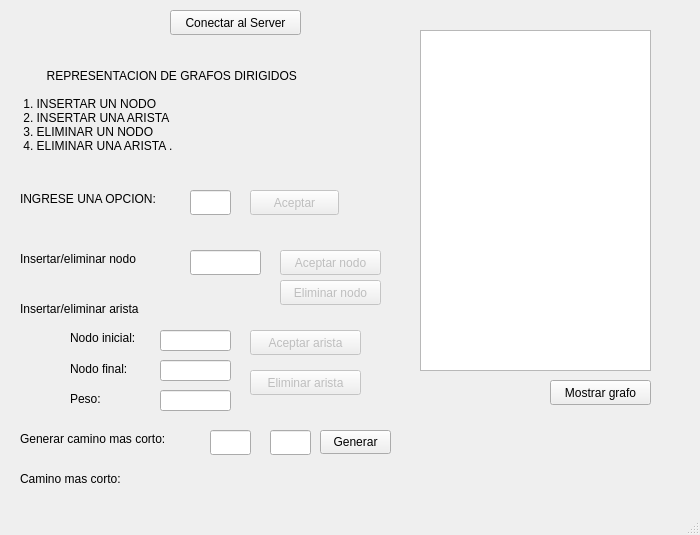
<?xml version="1.0" encoding="UTF-8"?>
<ui version="4.0">
 <class>MainWindow</class>
 <widget class="QMainWindow" name="MainWindow">
  <property name="enabled">
   <bool>true</bool>
  </property>
  <property name="geometry">
   <rect>
    <x>0</x>
    <y>0</y>
    <width>700</width>
    <height>535</height>
   </rect>
  </property>
  <property name="windowTitle">
   <string>Grafos</string>
  </property>
  <widget class="QWidget" name="centralwidget">
   <widget class="QLabel" name="label">
    <property name="geometry">
     <rect>
      <x>20</x>
      <y>40</y>
      <width>321</width>
      <height>141</height>
     </rect>
    </property>
    <property name="text">
     <string>        REPRESENTACION DE GRAFOS DIRIGIDOS

 1. INSERTAR UN NODO                 
 2. INSERTAR UNA ARISTA              
 3. ELIMINAR UN NODO                 
 4. ELIMINAR UNA ARISTA .</string>
    </property>
   </widget>
   <widget class="QLineEdit" name="lineEdit">
    <property name="geometry">
     <rect>
      <x>190</x>
      <y>190</y>
      <width>41</width>
      <height>25</height>
     </rect>
    </property>
   </widget>
   <widget class="QLabel" name="label_2">
    <property name="geometry">
     <rect>
      <x>20</x>
      <y>190</y>
      <width>161</width>
      <height>17</height>
     </rect>
    </property>
    <property name="text">
     <string>INGRESE UNA OPCION:</string>
    </property>
   </widget>
   <widget class="QPushButton" name="aceptar">
    <property name="enabled">
     <bool>false</bool>
    </property>
    <property name="geometry">
     <rect>
      <x>250</x>
      <y>190</y>
      <width>89</width>
      <height>25</height>
     </rect>
    </property>
    <property name="text">
     <string>Aceptar</string>
    </property>
   </widget>
   <widget class="QLabel" name="label_3">
    <property name="geometry">
     <rect>
      <x>20</x>
      <y>250</y>
      <width>151</width>
      <height>17</height>
     </rect>
    </property>
    <property name="text">
     <string>Insertar/eliminar nodo</string>
    </property>
   </widget>
   <widget class="QLineEdit" name="lineEdit_2">
    <property name="geometry">
     <rect>
      <x>190</x>
      <y>250</y>
      <width>71</width>
      <height>25</height>
     </rect>
    </property>
   </widget>
   <widget class="QPushButton" name="aceptar_nodo">
    <property name="enabled">
     <bool>false</bool>
    </property>
    <property name="geometry">
     <rect>
      <x>280</x>
      <y>250</y>
      <width>101</width>
      <height>25</height>
     </rect>
    </property>
    <property name="text">
     <string>Aceptar nodo</string>
    </property>
   </widget>
   <widget class="QLabel" name="label_4">
    <property name="geometry">
     <rect>
      <x>20</x>
      <y>300</y>
      <width>161</width>
      <height>17</height>
     </rect>
    </property>
    <property name="text">
     <string>Insertar/eliminar arista</string>
    </property>
   </widget>
   <widget class="QLabel" name="label_5">
    <property name="geometry">
     <rect>
      <x>70</x>
      <y>330</y>
      <width>91</width>
      <height>16</height>
     </rect>
    </property>
    <property name="text">
     <string>Nodo inicial:</string>
    </property>
   </widget>
   <widget class="QLabel" name="label_6">
    <property name="geometry">
     <rect>
      <x>70</x>
      <y>360</y>
      <width>81</width>
      <height>17</height>
     </rect>
    </property>
    <property name="text">
     <string>Nodo final:</string>
    </property>
   </widget>
   <widget class="QLineEdit" name="lineEdit_3">
    <property name="geometry">
     <rect>
      <x>160</x>
      <y>330</y>
      <width>71</width>
      <height>21</height>
     </rect>
    </property>
   </widget>
   <widget class="QLineEdit" name="lineEdit_4">
    <property name="geometry">
     <rect>
      <x>160</x>
      <y>360</y>
      <width>71</width>
      <height>21</height>
     </rect>
    </property>
   </widget>
   <widget class="QPushButton" name="pushButton_2">
    <property name="enabled">
     <bool>false</bool>
    </property>
    <property name="geometry">
     <rect>
      <x>250</x>
      <y>330</y>
      <width>111</width>
      <height>25</height>
     </rect>
    </property>
    <property name="text">
     <string>Aceptar arista</string>
    </property>
   </widget>
   <widget class="QPushButton" name="pushButton_3">
    <property name="enabled">
     <bool>false</bool>
    </property>
    <property name="geometry">
     <rect>
      <x>280</x>
      <y>280</y>
      <width>101</width>
      <height>25</height>
     </rect>
    </property>
    <property name="text">
     <string>Eliminar nodo</string>
    </property>
   </widget>
   <widget class="QPushButton" name="pushButton">
    <property name="enabled">
     <bool>false</bool>
    </property>
    <property name="geometry">
     <rect>
      <x>250</x>
      <y>370</y>
      <width>111</width>
      <height>25</height>
     </rect>
    </property>
    <property name="text">
     <string>Eliminar arista</string>
    </property>
   </widget>
   <widget class="QTableWidget" name="tableWidget">
    <property name="geometry">
     <rect>
      <x>420</x>
      <y>30</y>
      <width>231</width>
      <height>341</height>
     </rect>
    </property>
   </widget>
   <widget class="QPushButton" name="pushButton_4">
    <property name="geometry">
     <rect>
      <x>550</x>
      <y>380</y>
      <width>101</width>
      <height>25</height>
     </rect>
    </property>
    <property name="text">
     <string>Mostrar grafo</string>
    </property>
   </widget>
   <widget class="QPushButton" name="pushButton_5">
    <property name="geometry">
     <rect>
      <x>170</x>
      <y>10</y>
      <width>131</width>
      <height>25</height>
     </rect>
    </property>
    <property name="text">
     <string>Conectar al Server</string>
    </property>
   </widget>
   <widget class="QToolButton" name="toolButton">
    <property name="geometry">
     <rect>
      <x>320</x>
      <y>430</y>
      <width>71</width>
      <height>24</height>
     </rect>
    </property>
    <property name="text">
     <string>Generar</string>
    </property>
   </widget>
   <widget class="QLabel" name="label_7">
    <property name="geometry">
     <rect>
      <x>20</x>
      <y>430</y>
      <width>181</width>
      <height>17</height>
     </rect>
    </property>
    <property name="text">
     <string>Generar camino mas corto:</string>
    </property>
   </widget>
   <widget class="QLineEdit" name="lineEdit_5">
    <property name="geometry">
     <rect>
      <x>210</x>
      <y>430</y>
      <width>41</width>
      <height>25</height>
     </rect>
    </property>
   </widget>
   <widget class="QLineEdit" name="lineEdit_6">
    <property name="geometry">
     <rect>
      <x>270</x>
      <y>430</y>
      <width>41</width>
      <height>25</height>
     </rect>
    </property>
   </widget>
   <widget class="QLineEdit" name="lineEdit_7">
    <property name="geometry">
     <rect>
      <x>160</x>
      <y>390</y>
      <width>71</width>
      <height>21</height>
     </rect>
    </property>
   </widget>
   <widget class="QLabel" name="label_8">
    <property name="geometry">
     <rect>
      <x>70</x>
      <y>390</y>
      <width>67</width>
      <height>17</height>
     </rect>
    </property>
    <property name="text">
     <string>Peso:</string>
    </property>
   </widget>
   <widget class="QLabel" name="label_9">
    <property name="geometry">
     <rect>
      <x>20</x>
      <y>470</y>
      <width>131</width>
      <height>17</height>
     </rect>
    </property>
    <property name="text">
     <string>Camino mas corto:</string>
    </property>
   </widget>
   <widget class="QLabel" name="label_10">
    <property name="geometry">
     <rect>
      <x>160</x>
      <y>470</y>
      <width>67</width>
      <height>17</height>
     </rect>
    </property>
    <property name="text">
     <string/>
    </property>
   </widget>
  </widget>
  <widget class="QMenuBar" name="menubar">
   <property name="geometry">
    <rect>
     <x>0</x>
     <y>0</y>
     <width>700</width>
     <height>22</height>
    </rect>
   </property>
  </widget>
  <widget class="QStatusBar" name="statusbar"/>
 </widget>
 <resources/>
 <connections/>
</ui>
